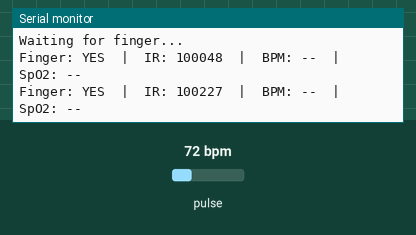
Recording of a sketch running on a simulated Arduino Nano, built with avr-gcc and run on an emulated ATmega328P. Parts: the last lines printed to the serial monitor. The test bench sets the inputs (shaded band); at power-on: pulse 72 bpm.

Above: at 1.2 s.
1.3 s: pulse set to 42 bpm
At 2.0 s:
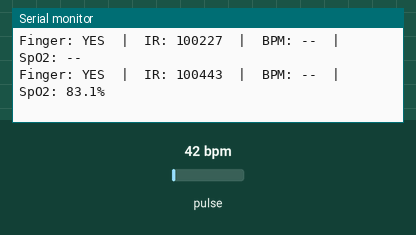
3.5 s: pulse set to 70 bpm
At 4.0 s:
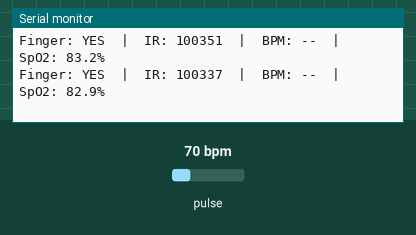
Timing chart, 0 to 6.5 s (numbered marks = the images above; inputs shaded):
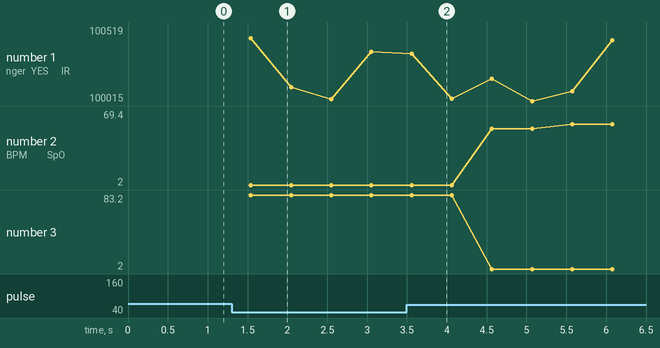

Measured:
- after the input at 1.3 s, the serial monitor: prints a new line after 0.24 s (image 1)
- after the input at 3.5 s, the serial monitor: prints a new line after 0.06 s (image 2)
- plotted number 1: 100351 → 100110 after the input at 3.5 s
- plotted number 2: 2 → 69.4 after the input at 3.5 s

The sketch:

demo_hr_spo2.ino
```cpp
/*******************************************************
  HR + SpO2 Sketch — MAX30102
  Board: Arduino Nano ESP32

  BPM method : v2 reliable (refractory period, DC removal,
               rolling average, no outlier rejection)
  SpO2 method: original RMS ratio method from PulseOx.cpp


  Serial Monitor output (115200 baud) every 500ms:
    Finger: YES/NO
    IR    : raw IR value
    BPM   : rolling average (shows -- until 3 beats in)
    SpO2  : smoothed % (shows -- until window fills)

  Wiring:
    MAX30102 SDA -> A4
    MAX30102 SCL -> A5
    MAX30102 VIN -> 3.3V (external rail)
    MAX30102 GND -> GND

  Libraries:
    SparkFun MAX3010x Pulse and Proximity Sensor Library
********************************************************/

#include <Wire.h>
#include "MAX30105.h"
#include "heartRate.h"
#include <math.h>

MAX30105 sensor;

//BPM config (v2 method)
const uint32_t FINGER_THRESHOLD  = 15000;
const uint8_t  RATE_SIZE         = 8;
const uint16_t MIN_BPM           = 40;
const uint16_t MAX_BPM           = 150;
const uint32_t REFRACTORY_MS     = 400;
const float    DC_ALPHA          = 0.95f;

//SpO2 config (original PulseOx method)
const float    SPO2_BETA         = 0.02f;   // DC tracking speed
const uint16_t SPO2_WINDOW       = 100;     // samples before SpO2 valid
const float    SPO2_MIN_AC_RMS   = 150.0f;  // minimum AC signal strength
const float    SPO2_ALPHA        = 0.10f;   // smoothing factor
const float    SPO2_MIN          = 70.0f;
const float    SPO2_MAX          = 100.0f;

// Timing
const uint32_t SERIAL_INTERVAL_MS = 500;

// BPM state
float    dcLevel          = 0.0f;
float    rates[RATE_SIZE] = {0};
uint8_t  rateSpot         = 0;
uint8_t  rateCount        = 0;
float    bpmAvg           = 0.0f;
uint32_t lastBeatMs       = 0;

//  SpO2 state
// Fixed arrays sized to SPO2_WINDOW
static float irDet[100]  = {0};
static float redDet[100] = {0};
uint16_t detIndex   = 0;
uint16_t detCount   = 0;
float    meanIR     = 0.0f;
float    meanRed    = 0.0f;
float    spo2Val    = 0.0f;
float    spo2Smooth = 0.0f;

// Timing state
uint32_t lastSerialMs = 0;

//SpO2 helpers
float rmsOfBuffer(const float* buf, uint16_t n) {
  if (n == 0) return 0.0f;
  double s = 0.0;
  for (uint16_t i = 0; i < n; i++) {
    double v = buf[i];
    s += v * v;
  }
  return (float)sqrt(s / (double)n);
}

float spo2FromR(float R) {
  return (-45.060f * R * R) + (30.354f * R) + 97.845f;
}

// Reset all state on finger removal
void resetAll() {
  dcLevel   = 0.0f;
  rateCount = 0;
  rateSpot  = 0;
  bpmAvg    = 0.0f;
  lastBeatMs = 0;

  meanIR     = 0.0f;
  meanRed    = 0.0f;
  spo2Val    = 0.0f;
  spo2Smooth = 0.0f;
  detIndex   = 0;
  detCount   = 0;
  for (uint16_t i = 0; i < SPO2_WINDOW; i++) {
    irDet[i]  = 0.0f;
    redDet[i] = 0.0f;
  }
}

//Setup
void setup() {
  Serial.begin(115200);
  while (!Serial) {}
  Serial.println("=== HR + SpO2 Monitor ===");

  if (!sensor.begin(Wire, I2C_SPEED_FAST)) {
    Serial.println("FATAL: MAX30102 not found - check wiring");
    while (1) delay(200);
  }

  sensor.setup(
    0x1F,   // LED brightness
    4,      // 4x hardware averaging
    2,      // ledMode 2 = Red + IR (required for SpO2)
    400,    // 400 samples/sec
    215,    // pulse width
    4096    // ADC range
  );

  lastSerialMs = millis();
  Serial.println("Waiting for finger...");
}

//Loop
void loop() {
  uint32_t now   = millis();
  long irValue   = sensor.getIR();
  long redValue  = sensor.getRed();
  bool finger    = (irValue >= FINGER_THRESHOLD);

  if (!finger) {
    resetAll();

    if (now - lastSerialMs >= SERIAL_INTERVAL_MS) {
      lastSerialMs = now;
      Serial.println("Finger: NO  | IR: --  | BPM: --  | SpO2: --");
    }
    return;
  }

  // BPM (v2 method)
  dcLevel = DC_ALPHA * dcLevel + (1.0f - DC_ALPHA) * (float)irValue;

  if (checkForBeat(irValue)) {
    uint32_t ibiMs   = now - lastBeatMs;
    bool tooSoon     = (lastBeatMs != 0) && (ibiMs < REFRACTORY_MS);
    bool plausible   = (lastBeatMs == 0) ||
                       (ibiMs >= (60000u / MAX_BPM) &&
                        ibiMs <= (60000u / MIN_BPM));

    if (!tooSoon && plausible && lastBeatMs != 0) {
      float bpmInst       = 60000.0f / (float)ibiMs;
      rates[rateSpot]     = bpmInst;
      rateSpot            = (rateSpot + 1) % RATE_SIZE;
      if (rateCount < RATE_SIZE) rateCount++;

      float sum = 0;
      for (uint8_t i = 0; i < rateCount; i++) sum += rates[i];
      bpmAvg = sum / (float)rateCount;
    }

    if (!tooSoon) lastBeatMs = now;
  }

  // SpO2
  meanIR  = (1.0f - SPO2_BETA) * meanIR  + SPO2_BETA * (float)irValue;
  meanRed = (1.0f - SPO2_BETA) * meanRed + SPO2_BETA * (float)redValue;

  irDet[detIndex]  = (float)irValue  - meanIR;
  redDet[detIndex] = (float)redValue - meanRed;
  detIndex = (detIndex + 1) % SPO2_WINDOW;
  if (detCount < SPO2_WINDOW) detCount++;

  float acIR  = rmsOfBuffer(irDet,  detCount);
  float acRed = rmsOfBuffer(redDet, detCount);

  bool spo2Valid = (detCount >= SPO2_WINDOW) &&
                   (meanIR  > 1.0f) && (meanRed > 1.0f) &&
                   (acIR  > SPO2_MIN_AC_RMS) &&
                   (acRed > SPO2_MIN_AC_RMS);

  if (spo2Valid) {
    float R = (acRed / meanRed) / (acIR / meanIR);
    float s = spo2FromR(R);
    s = constrain(s, SPO2_MIN, SPO2_MAX);
    spo2Val = s;
    if (spo2Smooth == 0.0f) spo2Smooth = spo2Val;
    spo2Smooth = (1.0f - SPO2_ALPHA) * spo2Smooth + SPO2_ALPHA * spo2Val;
  }

  // Serial Monitor output
  if (now - lastSerialMs >= SERIAL_INTERVAL_MS) {
    lastSerialMs = now;

    Serial.print("Finger: YES");

    Serial.print("  |  IR: ");
    Serial.print(irValue);

    Serial.print("  |  BPM: ");
    if (rateCount >= 3) Serial.print(bpmAvg, 1);
    else                Serial.print("--");

    Serial.print("  |  SpO2: ");
    if (spo2Smooth > 0.0f) { Serial.print(spo2Smooth, 1); Serial.print("%"); }
    else                     Serial.print("--");

    Serial.println();
  }
}
```
